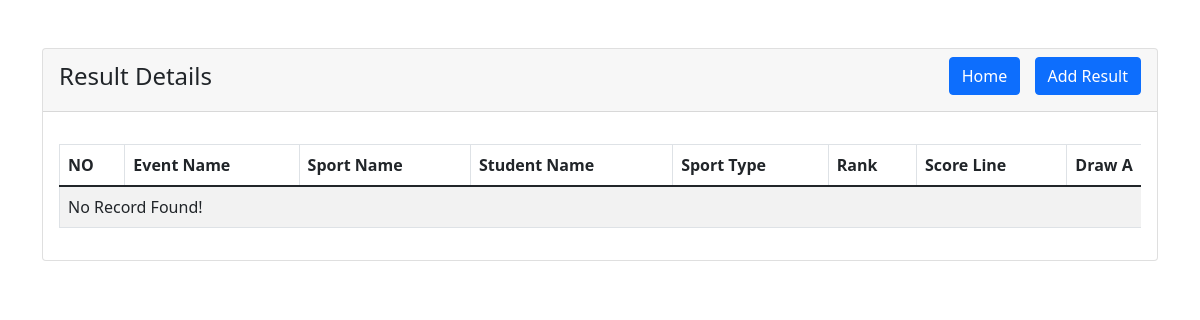
The page /admin/result_details.php on the database as committed earlier.
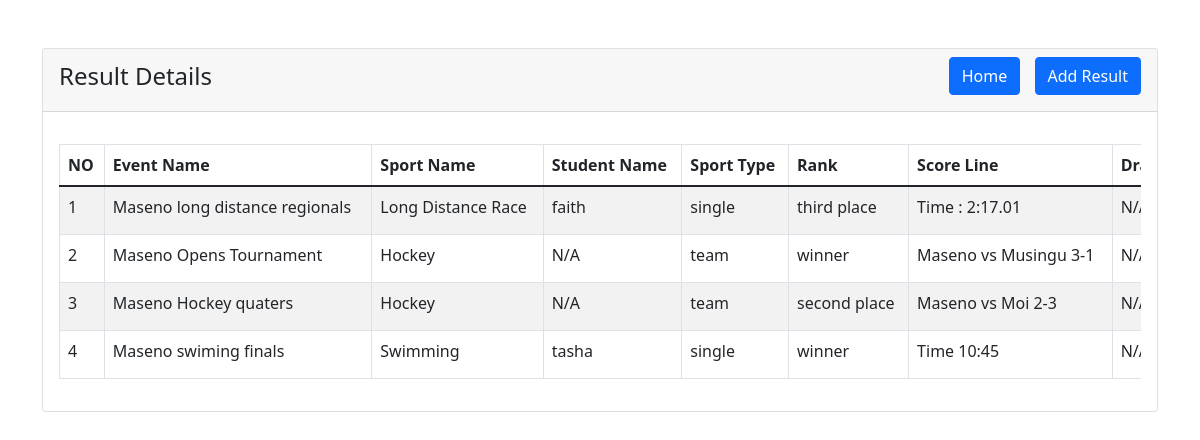
The same page on the database as committed later.
### tables this page shows
CREATE TABLE `results` (
  `id` int(11) NOT NULL,
  `event_id` int(11) NOT NULL,
  `sport_id` int(11) NOT NULL,
  `student_id` int(11) DEFAULT NULL,
  `sport_type` enum('single','double','team') NOT NULL,
  `rank` enum('winner','first place','second place','third place','participated') NOT NULL,
  `score_line` varchar(255) DEFAULT NULL
);

CREATE TABLE `events` (
  `id` int(11) NOT NULL,
  `event_name` varchar(255) NOT NULL,
  `facility_name` int(11) DEFAULT NULL,
  `facility_type` enum('indoor','outdoor') NOT NULL,
  `description` text DEFAULT NULL,
  `start_date` date NOT NULL,
  `end_date` date NOT NULL,
  `event_time` time NOT NULL
);

CREATE TABLE `sports` (
  `id` int(11) NOT NULL,
  `sport_name` varchar(255) NOT NULL,
  `sport_type` enum('single','double','team') NOT NULL,
  `game_type` enum('per_meter','per_quarter','per_half','per_inning','per_set','per_period','per_round') NOT NULL,
  `number_of_players` int(11) NOT NULL,
  `facility_type` enum('indoor','outdoor') NOT NULL
);

CREATE TABLE `users` (
  `id` int(11) NOT NULL,
  `username` varchar(30) NOT NULL,
  `pwd` varchar(255) NOT NULL,
  `email` varchar(100) NOT NULL,
  `created_at` datetime NOT NULL DEFAULT curtime(),
  `role` varchar(50) NOT NULL DEFAULT 'student',
  `age` int(11) DEFAULT NULL,
  `gender` varchar(10) DEFAULT NULL,
  `phone_number` varchar(20) DEFAULT NULL
);

### admin/result_details.php (the view, shortened to what this page needs)
<?php
require '../includes/dbh.inc.php';
?>
<!doctype html>
<html lang="en">
<head>
    <link href="https://cdn.jsdelivr.net/npm/bootstrap@5.1.3/dist/css/bootstrap.min.css" rel="stylesheet">
</head>
<body>
<div class="container mt-5">
    <div class="row">
        <div class="col-md-12">
            <div class="card">
                <div class="card-header">
                <h4 class="d-flex justify-content-between align-items-center">
                <span>Result Details</span>
                  <div>
                   <a href="dashboard.php" class="btn btn-primary me-2">Home</a>
                   <a href="result_create.php" class="btn btn-primary">Add Result</a>
                   </div>
                </h4>
                </div>
                <div class="card-body">
                    <div class="table-responsive">
                    <div style="overflow-x: auto; width: 1340px;">
                            <table class="table table-bordered table-striped">
                    <table class="table table-bordered table-striped">
                    <thead>
                        <tr>
                            <th>NO</th>
                            <th>Event Name</th>
                            <th>Sport Name</th>
                            <th>Student Name</th>
                            <th>Sport Type</th>
                            <th>Rank</th>
                            <th>Score Line</th>
                            <th>Draw A</th>
                        </tr>
                        </thead>
                        <tbody>
                        <?php
                        $query = "SELECT r.id, e.event_name, s.sport_name, u.username AS student_name, r.sport_type, r.rank, r.score_line, sa.school_name AS draw_a_name, sb.school_name AS draw_b_name
                        FROM results r
                        JOIN events e ON r.event_id = e.id
                        JOIN sports s ON r.sport_id = s.id
                        LEFT JOIN users u ON r.student_id = u.id
                        LEFT JOIN schools sa ON r.draw_a_id = sa.school_id
                        LEFT JOIN schools sb ON r.draw_b_id = sb.school_id";
                        $query_run = $pdo->query($query);
                        if ($query_run->rowCount() > 0) {
                            $count = 0;
                            foreach ($query_run as $result) {
                                $count++;
                        ?>
                        <tr>
                            <td><?= $count; ?></td>
                            <td><?= $result['event_name']; ?></td>
                            <td><?= $result['sport_name']; ?></td>
                            <td><?= $result['student_name'] ?? 'N/A'; ?></td>
                            <td><?= $result['sport_type']; ?></td>
                            <td><?= $result['rank']; ?></td>
                            <td><?= $result['score_line']; ?></td>
                            <td><?= isset($result['draw_a_name']) ? $result['draw_a_name'] : 'N/A'; ?></td>
                        </tr>
                        <?php
                            }
                        } else {
                            echo "<tr><td colspan='10'>No Record Found!</td></tr>";
                        }
                        ?>
                        </tbody>
                    </table>
                </div>
            </div>
        </div>
    </div>
</div>
</body>
</html>

Rows that differ between the two databases and show on the page:
added results: event.event_name "Maseno long distance regionals", sport.sport_name "Long Distance Race", users.username "faith", sport_type "single", rank "third place", score_line "Time : 2:17.01"
added results: event.event_name "Maseno Opens Tournament", sport.sport_name "Hockey", student_name "N/A", sport_type "team", rank "winner", score_line "Maseno vs Musingu 3-1"
added results: event.event_name "Maseno Hockey quaters", sport.sport_name "Hockey", student_name "N/A", sport_type "team", rank "second place", score_line "Maseno vs Moi 2-3"
added results: event.event_name "Maseno swiming finals", sport.sport_name "Swimming", users.username "tasha", sport_type "single", rank "winner", score_line "Time 10:45"
Other text that changed with them:
text no longer shown: "No Record Found!"
